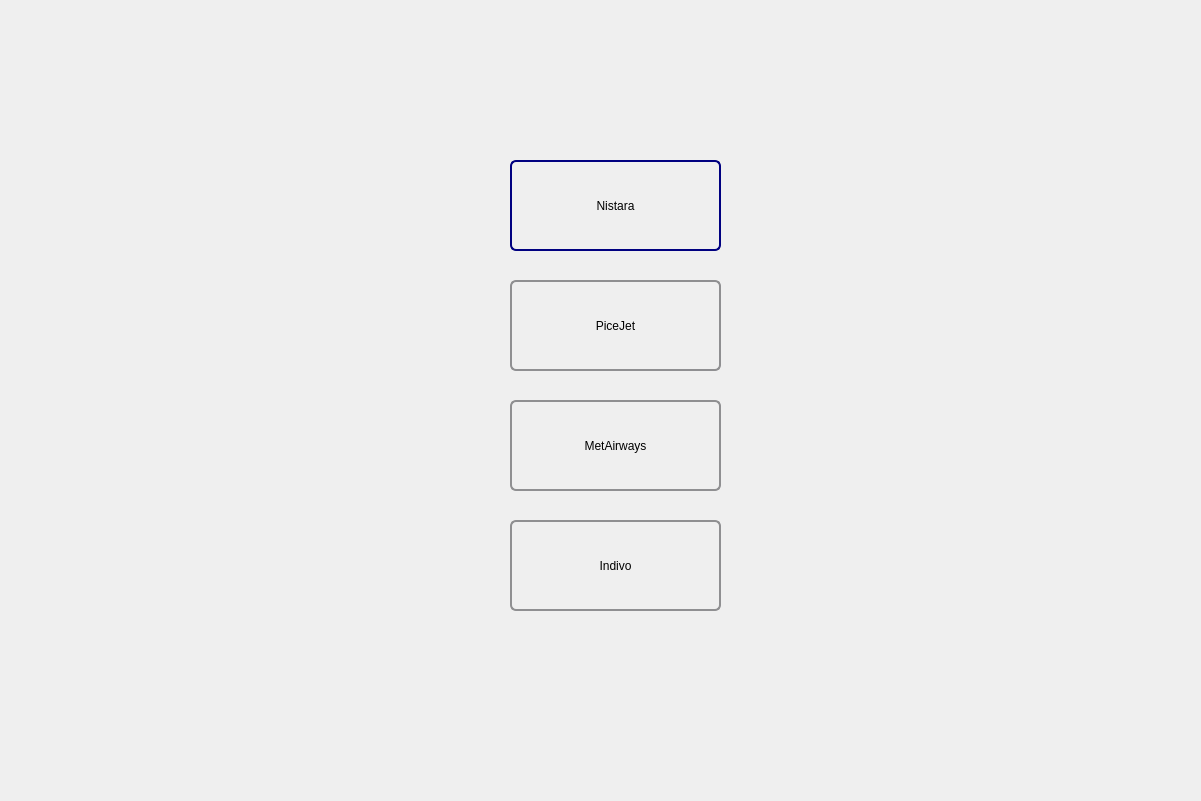
<?xml version="1.0" encoding="UTF-8"?>
<ui version="4.0">
 <class>Dialog</class>
 <widget class="QDialog" name="Dialog">
  <property name="geometry">
   <rect>
    <x>0</x>
    <y>0</y>
    <width>1201</width>
    <height>801</height>
   </rect>
  </property>
  <property name="windowTitle">
   <string>Dialog</string>
  </property>
  <widget class="QPushButton" name="Nistara">
   <property name="geometry">
    <rect>
     <x>510</x>
     <y>160</y>
     <width>211</width>
     <height>91</height>
    </rect>
   </property>
   <property name="styleSheet">
    <string notr="true">/*
border: 12px  solid rgb(170, 255, 127);
border-width: 2px;
font: 12pt &quot;MS Shell Dlg 2&quot;;
border-radius: 15px;
*/

QPushButton {
    border: 2px solid #8f8f91;
    border-radius: 6px;
    background-color: qlineargradient(x1: 0, y1: 0, x2: 0, y2: 1,
                                      stop: 0 #f6f7fa, stop: 1 #dadbde);
	
    min-width: 80px;
}

QPushButton:pressed {
    background-color: qlineargradient(x1: 0, y1: 0, x2: 0, y2: 1,
                                      stop: 0 #dadbde, stop: 1 #f6f7fa);
}

QPushButton:flat {
    border: none; /* no border for a flat push button */
}

QPushButton:default {
    border-color: navy; /* make the default button prominent */
}</string>
   </property>
   <property name="text">
    <string>Nistara</string>
   </property>
  </widget>
  <widget class="QPushButton" name="PiceJet">
   <property name="geometry">
    <rect>
     <x>510</x>
     <y>280</y>
     <width>211</width>
     <height>91</height>
    </rect>
   </property>
   <property name="styleSheet">
    <string notr="true">/*
border: 12px  solid rgb(170, 255, 127);
border-width: 2px;
font: 12pt &quot;MS Shell Dlg 2&quot;;
border-radius: 15px;
*/

QPushButton {
    border: 2px solid #8f8f91;
    border-radius: 6px;
    background-color: qlineargradient(x1: 0, y1: 0, x2: 0, y2: 1,
                                      stop: 0 #f6f7fa, stop: 1 #dadbde);
	
    min-width: 80px;
}

QPushButton:pressed {
    background-color: qlineargradient(x1: 0, y1: 0, x2: 0, y2: 1,
                                      stop: 0 #dadbde, stop: 1 #f6f7fa);
}

QPushButton:flat {
    border: none; /* no border for a flat push button */
}

QPushButton:default {
    border-color: navy; /* make the default button prominent */
}</string>
   </property>
   <property name="text">
    <string>PiceJet</string>
   </property>
  </widget>
  <widget class="QPushButton" name="MetAirways">
   <property name="geometry">
    <rect>
     <x>510</x>
     <y>400</y>
     <width>211</width>
     <height>91</height>
    </rect>
   </property>
   <property name="styleSheet">
    <string notr="true">/*
border: 12px  solid rgb(170, 255, 127);
border-width: 2px;
font: 12pt &quot;MS Shell Dlg 2&quot;;
border-radius: 15px;
*/

QPushButton {
    border: 2px solid #8f8f91;
    border-radius: 6px;
    background-color: qlineargradient(x1: 0, y1: 0, x2: 0, y2: 1,
                                      stop: 0 #f6f7fa, stop: 1 #dadbde);
	
    min-width: 80px;
}

QPushButton:pressed {
    background-color: qlineargradient(x1: 0, y1: 0, x2: 0, y2: 1,
                                      stop: 0 #dadbde, stop: 1 #f6f7fa);
}

QPushButton:flat {
    border: none; /* no border for a flat push button */
}

QPushButton:default {
    border-color: navy; /* make the default button prominent */
}</string>
   </property>
   <property name="text">
    <string>MetAirways</string>
   </property>
  </widget>
  <widget class="QPushButton" name="Indivo">
   <property name="geometry">
    <rect>
     <x>510</x>
     <y>520</y>
     <width>211</width>
     <height>91</height>
    </rect>
   </property>
   <property name="styleSheet">
    <string notr="true">/*
border: 12px  solid rgb(170, 255, 127);
border-width: 2px;
font: 12pt &quot;MS Shell Dlg 2&quot;;
border-radius: 15px;
*/

QPushButton {
    border: 2px solid #8f8f91;
    border-radius: 6px;
    background-color: qlineargradient(x1: 0, y1: 0, x2: 0, y2: 1,
                                      stop: 0 #f6f7fa, stop: 1 #dadbde);
	
    min-width: 80px;
}

QPushButton:pressed {
    background-color: qlineargradient(x1: 0, y1: 0, x2: 0, y2: 1,
                                      stop: 0 #dadbde, stop: 1 #f6f7fa);
}

QPushButton:flat {
    border: none; /* no border for a flat push button */
}

QPushButton:default {
    border-color: navy; /* make the default button prominent */
}</string>
   </property>
   <property name="text">
    <string>Indivo</string>
   </property>
  </widget>
 </widget>
 <resources/>
 <connections/>
</ui>
